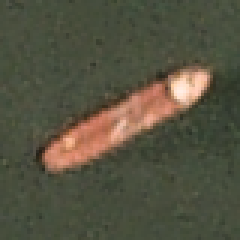
#> input picture ejemplo/img_0265.png, 80 x 80 px (shown 3 times larger); its folder holds only this picture in this run
$ python -i common.py   (imports and definitions only)
#> lines starting #> are read from the running program, lines starting #| are printed output that depends on the picture
"""Utilidades comunes: carga de imágenes, preprocesamiento y descriptores visuales.

Proyecto 2 - IA (UMNG) - Clasificación barco / no barco (ShipsNet, 80x80 RGB).
"""
import os
import re
import json
import numpy as np
from PIL import Image
import cv2
from skimage.feature import hog, local_binary_pattern

ROOT = os.path.dirname(os.path.dirname(os.path.abspath(__file__)))
DATA_DIR = os.path.join(ROOT, "data", "shipsnet", "shipsnet")
RESULTS_DIR = os.path.join(ROOT, "results")
MODELS_DIR = os.path.join(ROOT, "models")
IMG_SIZE = 80
IMG_EXT = (".png", ".jpg", ".jpeg", ".bmp", ".tif", ".tiff", ".webp")
SEED = 42


def load_image(path, size=IMG_SIZE):
    """Carga cualquier imagen como RGB uint8 (size x size). Soporta rutas con tildes."""
    img = Image.open(path).convert("RGB")
    if img.size != (size, size):
        img = img.resize((size, size), Image.BILINEAR)
    return np.asarray(img, dtype=np.uint8)


def label_from_name(fname):
    """ShipsNet codifica la etiqueta al inicio del nombre: '1__...' barco, '0__...' no barco."""
    m = re.match(r"^([01])__", os.path.basename(fname))
    return int(m.group(1)) if m else None


def list_images(folder):
    return sorted(f for f in os.listdir(folder) if f.lower().endswith(IMG_EXT))


def load_dataset(folder=DATA_DIR, cache=True):
    cpath = os.path.join(ROOT, "data", "shipsnet_cache.npz")
    if cache and folder == DATA_DIR and os.path.exists(cpath):
        d = np.load(cpath)
        return d["X"], d["y"], list(d["files"])
    files = list_images(folder)
    X = np.stack([load_image(os.path.join(folder, f)) for f in files])
    y = np.array([label_from_name(f) for f in files], dtype=np.int64)
    if cache and folder == DATA_DIR:
        np.savez_compressed(cpath, X=X, y=y, files=np.array(files))
    return X, y, files


def dev_test_split(y, test_frac=0.2, seed=SEED):
    """Partición estratificada fija: 80% desarrollo (CV) / 20% test ciego simulado (hold-out)."""
    from sklearn.model_selection import train_test_split
    idx = np.arange(len(y))
    dev, test = train_test_split(idx, test_size=test_frac, stratify=y, random_state=seed)
    return np.sort(dev), np.sort(test)


# ----------------------------------------------------------------------------
# Preprocesamiento
# ----------------------------------------------------------------------------
def to_gray(img):
    return cv2.cvtColor(img, cv2.COLOR_RGB2GRAY)
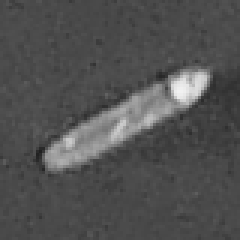
#> returned value: shape (80, 80) (shown 3 times larger); min 32, max 241, mean 81.3


_clahe = cv2.createCLAHE(clipLimit=2.0, tileGridSize=(4, 4))


def preprocess_gray(img, clahe=True, blur=False):
    """Gris + CLAHE (ecualización adaptativa: compensa brillo/contraste del mar y la neblina)."""
    g = to_gray(img)
    if blur:
        g = cv2.GaussianBlur(g, (3, 3), 0)
    if clahe:
        g = _clahe.apply(g)
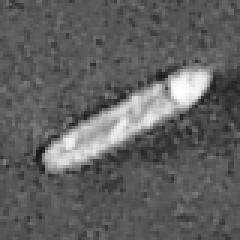
#> g: shape (80, 80) (shown 3 times larger); min 22, max 255, mean 96.4
    return g


# ----------------------------------------------------------------------------
# Descriptores visuales
# ----------------------------------------------------------------------------
def feat_hog(gray, ppc=8, orient=9, cpb=2):
    """HOG: forma/contorno alargado del casco y la estela."""
    return hog(gray, orientations=orient, pixels_per_cell=(ppc, ppc),
               cells_per_block=(cpb, cpb), block_norm="L2-Hys", feature_vector=True)


def feat_hsv(img, bins=(8, 4, 4)):
    """Histograma de color HSV normalizado (agua vs. casco metálico/blanco) + momentos."""
#> called with bins = (8, 4, 4)
    hsv = cv2.cvtColor(img, cv2.COLOR_RGB2HSV)
#> hsv: shape (80, 80, 3); mean H, S, V 35.8, 64.3, 89.7
    h = cv2.calcHist([hsv], [0, 1, 2], None, list(bins), [0, 180, 0, 256, 0, 256]).ravel()
#> h = 128 values, max 4044 at index 17, min 0 at index 0, mean 50
    h /= (h.sum() + 1e-8)
#> h = 128 values, max 0.632 at index 17, min 0 at index 0, mean 0.00781
    # momentos de color del centro (el barco suele estar centrado en el parche)
    c = img[20:60, 20:60].reshape(-1, 3).astype(np.float32) / 255.0
#> c = 1600 rows, first 8: [0.286, 0.31, 0.247], [0.271, 0.294, 0.239], [0.278, 0.298, 0.243], [0.306, 0.318, 0.259], [0.298, 0.31, 0.251], [0.286, 0.302, 0.235], [0.286, 0.302, 0.231], [0.294, 0.31, 0.243]
    a = img.reshape(-1, 3).astype(np.float32) / 255.0
    mom = np.concatenate([c.mean(0), c.std(0), a.mean(0), a.std(0), c.mean(0) - a.mean(0)])
#> mom = [0.449, 0.367, 0.289, 0.229, 0.121, 0.106, 0.333, 0.324, 0.254, 0.159, 0.0875, 0.0777, 0.116, 0.0432, 0.0347]
    return np.concatenate([h, mom])


def feat_lbp(gray, P=8, R=1, grid=2):
    """LBP uniforme por celdas (textura: oleaje vs. cubierta/contenedores)."""
#> called with P = 8, R = 1, grid = 2
    lbp = local_binary_pattern(gray, P, R, method="uniform")
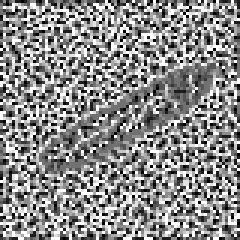
#> lbp: shape (80, 80) float64 (shown 3 times larger); min 0, max 9, mean 4.93; drawn with min black and max white
    nb = P + 2
    H, W = gray.shape
#> H = 80; W = 80
    out = []
    for i in range(grid):
        for j in range(grid):
            blk = lbp[i * H // grid:(i + 1) * H // grid, j * W // grid:(j + 1) * W // grid]
            h, _ = np.histogram(blk, bins=nb, range=(0, nb))
            out.append(h / (h.sum() + 1e-8))
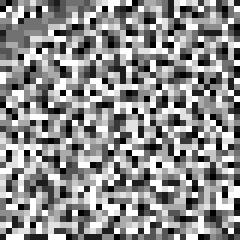
#> blk: shape (40, 40) float64 (shown 6 times larger); min 0, max 9, mean 4.98; drawn with min black and max white
#> after the loop, out = 4 items
    return np.concatenate(out)


def extract_features(img, use=("hog", "hsv", "lbp"), clahe=True, hog_ppc=8, hog_orient=9):
    g = preprocess_gray(img, clahe=clahe)
    parts = []
    if "hog" in use:
        parts.append(feat_hog(g, ppc=hog_ppc, orient=hog_orient))
    if "hsv" in use:
        parts.append(feat_hsv(img))
    if "lbp" in use:
        parts.append(feat_lbp(g))
    if "raw" in use:
        parts.append(cv2.resize(img, (20, 20), interpolation=cv2.INTER_AREA).ravel() / 255.0)
    return np.concatenate(parts).astype(np.float32)


def extract_batch(X, **kw):
    return np.stack([extract_features(x, **kw) for x in X])


def save_json(obj, name):
    os.makedirs(RESULTS_DIR, exist_ok=True)
    with open(os.path.join(RESULTS_DIR, name), "w", encoding="utf-8") as f:
        json.dump(obj, f, indent=2, ensure_ascii=False, default=float)


def load_json(name):
    with open(os.path.join(RESULTS_DIR, name), encoding="utf-8") as f:
        return json.load(f)

>>> import cv2
>>> picture = cv2.cvtColor(cv2.imread('../ejemplo/img_0265.png'), cv2.COLOR_BGR2RGB)
>>> result = extract_features(picture)
#> result = 3099 values, max 0.632 at index 2933, min 0 at index 1113, mean 0.142

$ run again, on ejemplo/img_0305.png
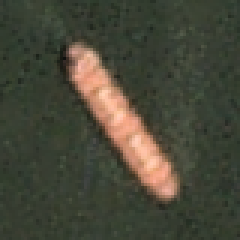
#> input picture ejemplo/img_0305.png, 80 x 80 px (shown 3 times larger)
#> in preprocess_gray, `g = _clahe.apply(g)`:
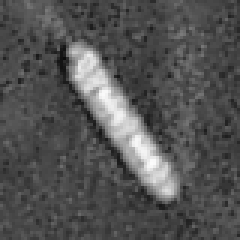
#> g: shape (80, 80) (shown 3 times larger); min 11, max 251, mean 83.3
#> hsv: shape (80, 80, 3); mean H, S, V 41.6, 59.7, 77.4
#> in feat_hsv, `h = cv2.calcHist([hsv], [0, 1, 2], None, list(bins), [0, 180, 0, 256, ..`: h = 128 values, max 2274 at index 32, min 0 at index 2, mean 50
#> in feat_hsv, `h /= (h.sum() + 1e-8)`: h = 128 values, max 0.355 at index 32, min 0 at index 2, mean 0.00781
#> c = 1600 rows, first 8: [0.118, 0.114, 0.0902], [0.208, 0.169, 0.153], [0.208, 0.165, 0.129], [0.325, 0.247, 0.204], [0.463, 0.349, 0.298], [0.631, 0.471, 0.404], [0.886, 0.663, 0.58], [0.933, 0.706, 0.627]
#> mom = [0.442, 0.37, 0.297, 0.293, 0.179, 0.152, 0.28, 0.279, 0.223, 0.187, 0.113, 0.0957, 0.162, 0.0907, 0.0745]
#> after the loop in feat_lbp, `for i in range(grid):`:
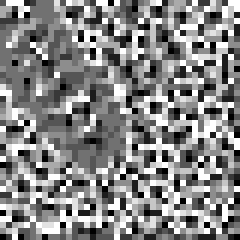
#> blk: shape (40, 40) float64 (shown 6 times larger); min 0, max 9, mean 4.72; drawn with min black and max white
#> after the loop in feat_lbp, `for i in range(grid):`: out = 4 items
#> result = 3099 values, max 0.442 at index 3044, min 0 at index 3, mean 0.145

$ run again, on ejemplo/img_0388.png
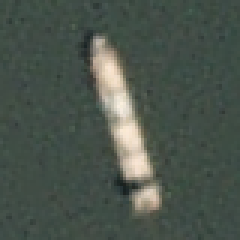
#> input picture ejemplo/img_0388.png, 80 x 80 px (shown 3 times larger)
#> in preprocess_gray, `g = _clahe.apply(g)`:
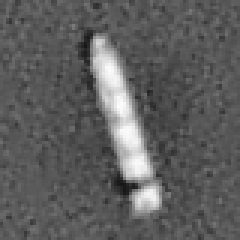
#> g: shape (80, 80) (shown 3 times larger); min 23, max 252, mean 94.2
#> hsv: shape (80, 80, 3); mean H, S, V 66.2, 41.7, 85.9
#> in feat_hsv, `h = cv2.calcHist([hsv], [0, 1, 2], None, list(bins), [0, 180, 0, 256, ..`: h = 128 values, max 4747 at index 49, min 0 at index 4, mean 50
#> in feat_hsv, `h /= (h.sum() + 1e-8)`: h = 128 values, max 0.742 at index 49, min 0 at index 4, mean 0.00781
#> c = 1600 rows, first 8: [0.235, 0.286, 0.263], [0.239, 0.294, 0.267], [0.243, 0.298, 0.271], [0.231, 0.282, 0.255], [0.259, 0.306, 0.286], [0.267, 0.31, 0.29], [0.263, 0.306, 0.286], [0.263, 0.314, 0.302]
#> mom = [0.395, 0.413, 0.369, 0.237, 0.197, 0.179, 0.294, 0.333, 0.299, 0.145, 0.119, 0.107, 0.101, 0.0801, 0.07]
#> after the loop in feat_lbp, `for i in range(grid):`:
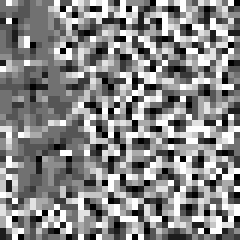
#> blk: shape (40, 40) float64 (shown 6 times larger); min 0, max 9, mean 4.75; drawn with min black and max white
#> after the loop in feat_lbp, `for i in range(grid):`: out = 4 items
#> result = 3099 values, max 0.742 at index 2965, min 0 at index 6, mean 0.143
